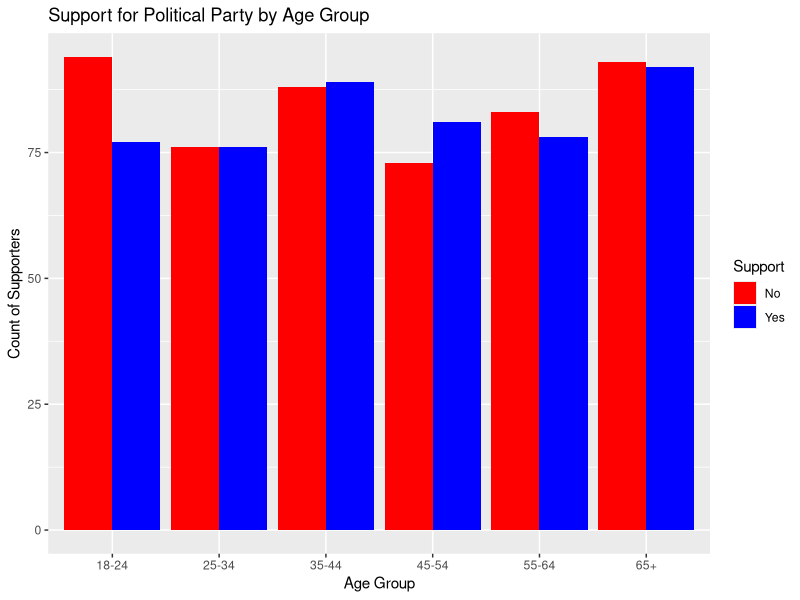

This figure's R source: (Note: this script raises an error after producing the figure.)
## ---- chunk 1
install.packages("ggplot2")
## ---- chunk 2
library(ggplot2)
# Set seed for reproducibility
set.seed(123)

# Function to simulate the dataset
simulate_data <- function(n) {
  data.frame(
    Support = sample(c('Yes', 'No'), n, replace = TRUE, prob = c(0.5, 0.5)),
    Age_Group = sample(c('18-24', '25-34', '35-44', '45-54', '55-64', '65+'), n, replace = TRUE),
    Gender = sample(c('Male', 'Female', 'Other'), n, replace = TRUE),
    Income_Group = sample(c('Low', 'Middle', 'High'), n, replace = TRUE),
    Highest_Education = sample(c('High School', 'Bachelor', 'Master', 'PhD'), n, replace = TRUE)
  )
}

# Generate a dataset of 1000 observations
dataset <- simulate_data(1000)

# Plot the graph
graph <- ggplot(dataset, aes(x = Age_Group, fill = Support)) +
  geom_bar(position = 'dodge') +
  labs(title = 'Support for Political Party by Age Group', x = 'Age Group', y = 'Count of Supporters') +
  scale_fill_manual(values = c('Yes' = 'blue', 'No' = 'red'))

# Print the graph
print(graph)

# Convert the 'Support' column to a binary variable
dataset$Support <- ifelse(dataset$Support == 'Yes', 1, 0)

# Fit a logistic regression model using rstanarm
model <- stan_glm(Support ~ Age_Group + Gender + Income_Group + Highest_Education,
                  data = dataset, family = binomial, chains = 4, iter = 2000, seed = 123)

# Print the summary of the model
print(summary(model))

